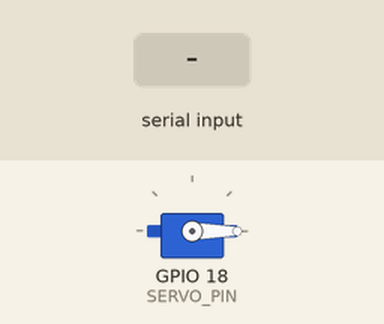
This sketch was run on a simulated ESP32. Shown: servo. The inputs (shaded band) are chosen by the test bench. What the sketch prints to the serial monitor is not drawn.

Above: at 1.2 s.
1.3 s: "REJECT\n" received over Serial
At 1.7 s:
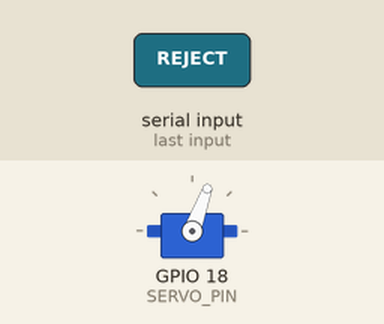
Timing chart, 0 to 4.3 s (numbered marks = the images above; inputs shaded):
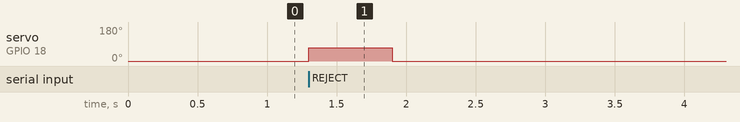

The sketch:

esp32_optional_rejector.ino
```cpp
// Optional future hardware sketch for the smart manufacturing prototype.
// This is not required for the AI model or dashboard to work.
//
// Idea:
// - Python predicts good/rotten.
// - If rotten, Python can send the text "REJECT" over serial.
// - ESP32 moves a servo to push the item aside.

#include <ESP32Servo.h>

Servo rejectServo;

const int SERVO_PIN = 18;
const int REST_ANGLE = 0;
const int REJECT_ANGLE = 70;
const int REJECT_DELAY_MS = 600;

void setup() {
  Serial.begin(115200);
  rejectServo.attach(SERVO_PIN);
  rejectServo.write(REST_ANGLE);
}

void loop() {
  if (Serial.available() > 0) {
    String command = Serial.readStringUntil('\n');
    command.trim();

    if (command == "REJECT") {
      rejectServo.write(REJECT_ANGLE);
      delay(REJECT_DELAY_MS);
      rejectServo.write(REST_ANGLE);
      Serial.println("DONE");
    }
  }
}
```

Measured:
- after the input at 1.3 s, servo on GPIO 18 (SERVO_PIN): 0° → 70° at once, → 0° 0.60 s later
